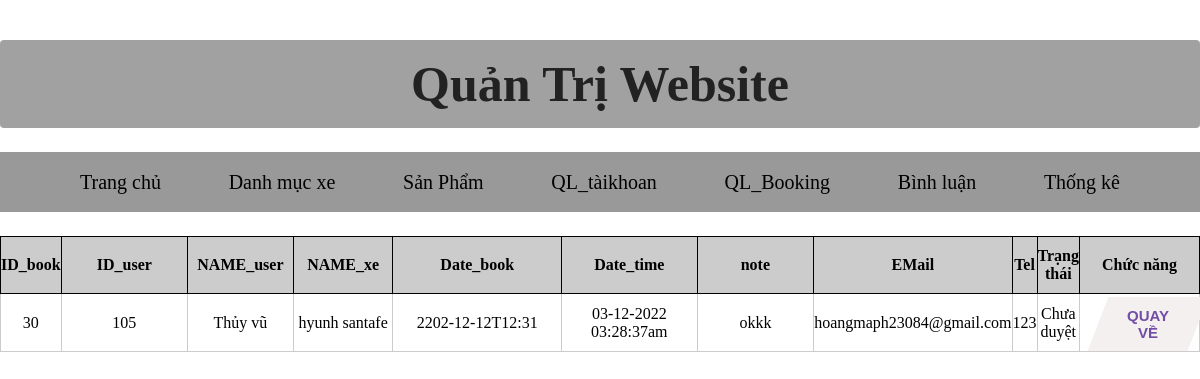
Page /admin/index.php?act=chitietdon&id=30 on the committed database.
### tables this page shows
CREATE TABLE `booking` (
  `id` int(11) NOT NULL,
  `id_user` int(11) NOT NULL,
  `id_xebook` int(11) NOT NULL,
  `date_book` varchar(255) NOT NULL,
  `time_book` varchar(255) NOT NULL,
  `time_nhan` varchar(255) NOT NULL,
  `note` varchar(255) NOT NULL,
  `trangthai` int(11) DEFAULT 0
);

CREATE TABLE `taikhoan` (
  `id_user` int(10) NOT NULL,
  `user` varchar(50) NOT NULL,
  `pass` varchar(50) NOT NULL,
  `address` varchar(255) DEFAULT NULL,
  `tel` varchar(20) DEFAULT NULL,
  `role` varchar(255) NOT NULL DEFAULT 'Khách hàng',
  `email` varchar(255) NOT NULL,
  `img` varchar(255) NOT NULL,
  `sodem` tinyint(11) NOT NULL DEFAULT 1
);

CREATE TABLE `sanpham` (
  `id_xebook` int(11) NOT NULL,
  `name` varchar(255) NOT NULL,
  `price` int(100) DEFAULT NULL,
  `img` varchar(255) DEFAULT NULL,
  `imgphu` varchar(255) NOT NULL,
  `mota` text DEFAULT NULL,
  `luotxem` int(11) DEFAULT 0,
  `iddm` int(11) NOT NULL
);

### modal/pdo.php (called while the page is built, shortened)
<?php
function pdo_get_connection(){
    $dburl = "mysql:host=localhost;dbname=duan1;charset=utf8";
    $username = 'root';
    $password = '';
    $conn = new PDO($dburl, $username, $password);
    $conn->setAttribute(PDO::ATTR_ERRMODE, PDO::ERRMODE_EXCEPTION);
    return $conn;
}
function pdo_query_one($sql){
    $sql_args = array_slice(func_get_args(), 1);
    try{
        $conn = pdo_get_connection();
        $stmt = $conn->prepare($sql);
        $stmt->execute($sql_args);
        $row = $stmt->fetch(PDO::FETCH_ASSOC);
        return $row;
    }
    catch(PDOException $e){
        throw $e;
    }
    finally{
        unset($conn);
    }
}

### modal/book.php (called while the page is built, shortened)
<?php
function loadone_booking($id)
{
    $sql = "SELECT `booking`.`id` as `id`,`booking`.`id_user` as `id_user`,`taikhoan`.`user` as `user`,`sanpham`.`name` as `name`,`booking`.`date_book` as `date_book`,`booking`.`time_nhan` as `time_nhan`,`booking`.`note` as `note`,`sanpham`.`price` as `price`,`taikhoan`.`email` as `email`,`taikhoan`.`tel` as `tel`,`booking`.`trangthai` as `trangthai` from `booking` , `taikhoan` , `sanpham` where `booking`.`id_user` = `taikhoan`.`id_user` and `booking`.`id_xebook` = `sanpham`.`id_xebook` and `booking`.`id`=".$id;
    $CT = pdo_query_one($sql);
    return $CT;
}
?>

### admin/quanlibooking/chitiet.php (the view, shortened to what this page needs)
<?php
$quayve = "index.php?act=booking";
                extract($CT);
?>
<table>
    <tr class="domau">
        <th>ID_book</th>
        <th>ID_user</th>
        <th>NAME_user</th>
        <th>NAME_xe</th>
        <th>Date_book</th>
        <th>Date_time</th>
        <th>note</th>
        <th>EMail</th>
        <th>Tel</th>
        <th>Trạng thái</th>
        <th>Chức năng</th>
    </tr>
    <tr>
        <td><?=$id?></td>
        <td><?= $id_user ?></td>
        <td><?= $user?></td>
        <td><?= $name?></td>
        <td><?= $date_book?></td>
        <td><?= $time_nhan?></td>
        <td><?= $note?></td>
        <td><?= $email?></td>
        <td><?= $tel?></td>
        <td>
        <?php if (isset($trangthai) && $trangthai == 0) {
                        echo "Chưa duyệt";
                    }
                    ?>
                </td>
                <td>
                <button>
                            <span><a href="<?php echo '' . $quayve . ''; ?>">Quay về</a></span>
                        </button>
                </td>
    </tr>
</table>

### admin/style.css (style rules this page uses)
* { margin: 0; padding: 0; }
span { display: block; }
body { width: 100%; }

### admin/style2.css (style rules this page uses)
table, th ,tr { border:1px solid #ccc; }
table { border-collapse:collapse; }
button a { text-decoration: none; color: #fff; }
table, th { border:1px solid black; padding: 10px; }
tr { text-align: center; }
table { width: 100%; border-collapse:collapse; }
button { background: rgb(245, 240, 240); border: none; padding: 10px 20px; display: inline-block; font-size: 15px; font-weight: 600; width: 100px; text-transform: uppercase; cursor: pointer; transform: skew(-21deg); cursor: default; margin: 3px 1px 0px 18px; }
span a { display: inline-block; transform: skew(21deg); color: #714da6; }
button::before { content: ''; position: absolute; top: 0; bottom: 0; right: 100%; left: 0; background: rgb(20, 20, 20); opacity: 0; z-index: -1; transition: all 0.5s; }

### admin/quanlibooking/chitiet.php (style rules this page uses)
table { border: none; }
th { background-color: #cccccc; padding: 10px 0px; }
td { border: 1px solid #ccc; }
th:nth-child(1) { width: 1%; }
th:nth-child(2) { width: 15%; }
th:nth-child(3) { width: 10%; }
th:nth-child(4) { width: 10%; }
th:nth-child(5) { width: 20%; }
th:nth-child(6) { width: 15%; }
th:nth-child(7) { width: 15%; }
td:nth-child(1) { width: 1%; ; text-align: center; }
td:nth-child(2) { width: 9%; ; text-align: center; }
td:nth-child(3) { width: 10%; text-align: center; ; }
td:nth-child(4) { width: 10%; text-align: center; ; }
td:nth-child(5) { width: 15%; text-align: center; ; }
td:nth-child(6) { width: 15%; text-align: center; ; }
td:nth-child(7) { width: 15%; text-align: center; ; }

### rows in the picture
booking: id "30", id_user "105", id_user.user "Thủy vũ", id_xebook.name "hyunh santafe", date_book "2202-12-12T12:31", time_nhan "03-12-2022 03:28:37am", note "okkk", id_user.email "hoangmaph23084@gmail.com", id_user.tel "123"
